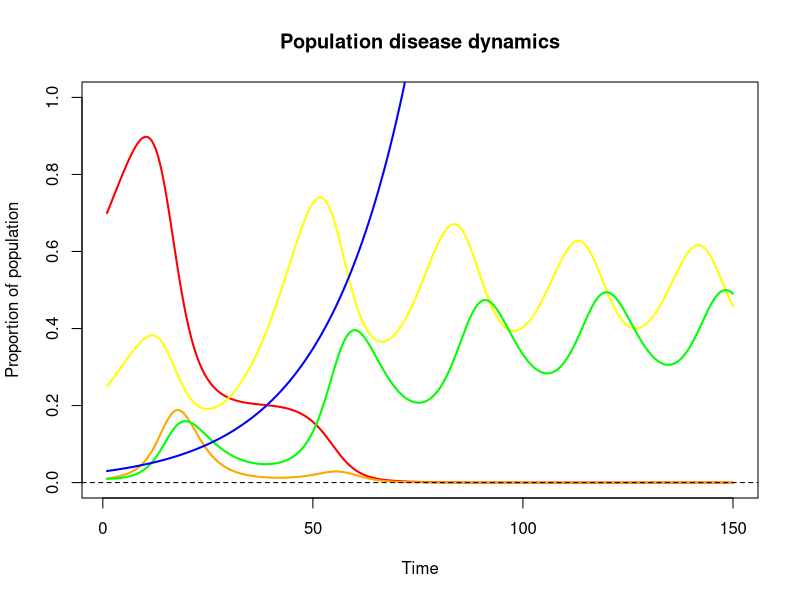

Reproduce this figure in R.
#Kaylee Rosenberger
#11/23/2022

#Modified SIR model representing the dynamics of DED spread and resistance spread
#This script solves equations based on my modified SIR model 

#######################################################################################
#Loading packages
library(deSolve)
library(ggplot2)

#Defining parameters 
b = 0.15 #birth rate
d = 0.1 #natural death rate
B = 0.5 #infection rate
D = 0.5 #death rate due to DED 
f = 0.5 #scaling factor for death due to DED 
w = 1 #factor for biasing the births of each category to themselves
N = c(s=0.7, is=0.01, to=0.25, it=0.01, r=0.03) #initial population proportions 

#Defining the equations in this function 
str_model = function(t, N, params) {
    with(as.list(N), {
        dS = b*(w*s/((w*s)+to))*s + b*(s/(s+(w*to)+r))*to - d*s - B*s*(is+it)
        dIs = B*s*(is+it) - D*is 
        dT = b*(to/((w*s)+to))*s + b*(w*to/(s+(w*to)))*to + b*(to/(to+(w*r)))*r - d*to - B*to*(is+it)
        dIt = B*to*(is+it) - f*D*it 
        dR = b*(r/((w*to)+r))*to + b*(w*r/(to+(w*r)))*r - d*r
        list(c(dS, dIs, dT, dIt, dR))
    })
}

#defining times to calculate solution
times = seq(1, 150, 0.2)

#calculating solutions 
sol = ode(y=N, times = times, func = str_model)

matplot(x = sol[,1], y = sol[,-1], type = "l", lwd = 2, lty = c("solid"), col = c("red", "orange", "yellow", "green", "blue"), xlab = "Time", ylab = "Proportion of population", ylim = c(0,1))
title("Population disease dynamics")
abline(0,0, lty=2)

#Here, S=red, Is=orange, t=yellow, =green, and r=blue (rainbow order)
#Currently, the proportions of each category don't add to 1
#It's because b > d for R, so over time, it keeps growing. Which isn't necessarily wrong... but it should stop at some point 
#When b=d then R stays constant the entire time which also isn't what we want. 
#could it be because the infected individuals are not contriubting to the populations?
